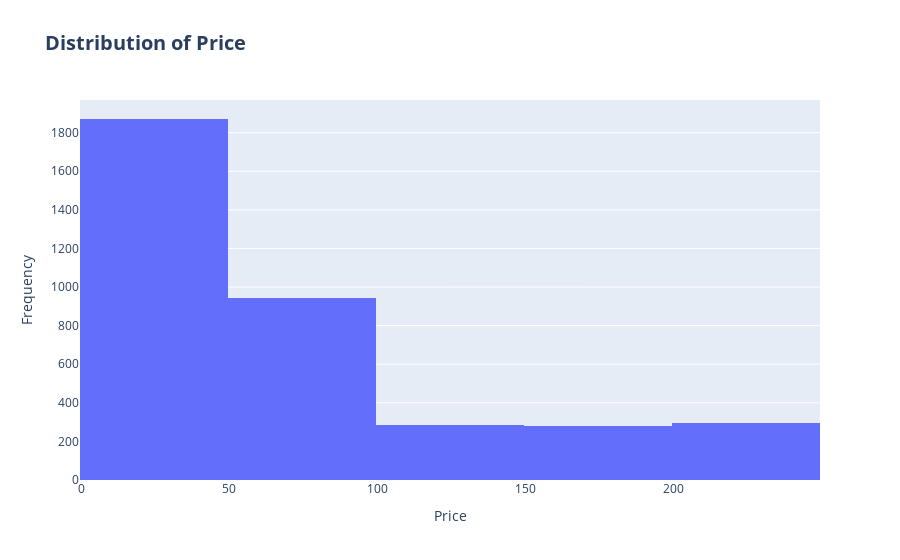

Notebook source saved alongside this figure:
### Code cell
import plotly.express as px

# Create a histogram of the 'price' column with 5 bins using Plotly Express
fig = px.histogram(data, x='price', nbins=5, title='<b><span style="font-size: 20px;">Distribution of Price</span></b>')

# Update layout to center align the title
fig.update_layout(xaxis_title='Price', yaxis_title='Frequency')

# Show plot
fig.show()

### Figure 1 — Plotly figure (JSON) as saved in the notebook; plotly's stock layout.template omitted (floating-point values rounded to 4 significant figures; data arrays with more than 128 entries replaced by an {"elided": "..."} marker saying what was removed)
{"data": [{"alignmentgroup": "True", "bingroup": "x", "hovertemplate": "price=%{x}<br>count=%{y}<extra></extra>", "legendgroup": "", "marker": {"color": "#636efa", "pattern": {"shape": ""}}, "name": "", "nbinsx": 5, "offsetgroup": "", "orientation": "v", "showlegend": false, "type": "histogram", "x": {"elided": "3672 int values"}, "xaxis": "x", "yaxis": "y"}], "layout": {"barmode": "relative", "legend": {"tracegroupgap": 0}, "title": {"text": "<b><span style=\"font-size: 20px;\">Distribution of Price</span></b>"}, "xaxis": {"anchor": "y", "domain": [0, 1], "title": {"text": "Price"}}, "yaxis": {"anchor": "x", "domain": [0, 1], "title": {"text": "Frequency"}}}}
